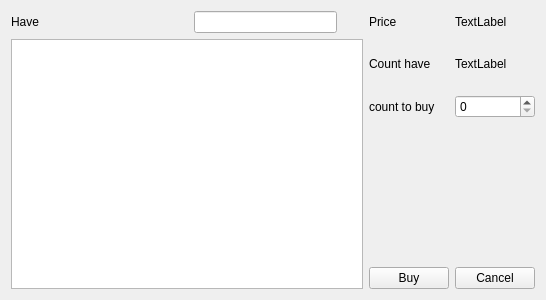
<?xml version="1.0" encoding="UTF-8"?>
<ui version="4.0">
 <class>Form</class>
 <widget class="QWidget" name="Form">
  <property name="geometry">
   <rect>
    <x>0</x>
    <y>0</y>
    <width>546</width>
    <height>300</height>
   </rect>
  </property>
  <property name="windowTitle">
   <string>Form</string>
  </property>
  <layout class="QGridLayout" name="gridLayout">
   <item row="0" column="0">
    <widget class="QLabel" name="label">
     <property name="text">
      <string>Have</string>
     </property>
    </widget>
   </item>
   <item row="0" column="2">
    <widget class="QLineEdit" name="lineEdit">
     <property name="URI" stdset="0">
      <string>myinc:///System/Var/Filter</string>
     </property>
    </widget>
   </item>
   <item row="5" column="4">
    <widget class="QPushButton" name="pushButton">
     <property name="text">
      <string>Buy</string>
     </property>
    </widget>
   </item>
   <item row="3" column="4" rowspan="2" colspan="2">
    <spacer name="verticalSpacer">
     <property name="orientation">
      <enum>Qt::Vertical</enum>
     </property>
     <property name="sizeHint" stdset="0">
      <size>
       <width>80</width>
       <height>143</height>
      </size>
     </property>
    </spacer>
   </item>
   <item row="0" column="4">
    <widget class="QLabel" name="label_3">
     <property name="text">
      <string>Price</string>
     </property>
    </widget>
   </item>
   <item row="2" column="4">
    <widget class="QLabel" name="label_4">
     <property name="text">
      <string>count to buy</string>
     </property>
    </widget>
   </item>
   <item row="0" column="5">
    <widget class="QLabel" name="label_5">
     <property name="text">
      <string>TextLabel</string>
     </property>
     <property name="URI" stdset="0">
      <string>myinc:///SQL/PriceOf?</string>
     </property>
    </widget>
   </item>
   <item row="1" column="5">
    <widget class="QLabel" name="label_6">
     <property name="text">
      <string>TextLabel</string>
     </property>
    </widget>
   </item>
   <item row="2" column="5">
    <widget class="QSpinBox" name="spinBox"/>
   </item>
   <item row="1" column="4">
    <widget class="QLabel" name="label_2">
     <property name="text">
      <string>Count have</string>
     </property>
    </widget>
   </item>
   <item row="0" column="1">
    <spacer name="horizontalSpacer">
     <property name="orientation">
      <enum>Qt::Horizontal</enum>
     </property>
     <property name="sizeHint" stdset="0">
      <size>
       <width>40</width>
       <height>20</height>
      </size>
     </property>
    </spacer>
   </item>
   <item row="0" column="3">
    <spacer name="horizontalSpacer_2">
     <property name="orientation">
      <enum>Qt::Horizontal</enum>
     </property>
     <property name="sizeType">
      <enum>QSizePolicy::Fixed</enum>
     </property>
     <property name="sizeHint" stdset="0">
      <size>
       <width>20</width>
       <height>20</height>
      </size>
     </property>
    </spacer>
   </item>
   <item row="1" column="0" rowspan="5" colspan="4">
    <widget class="QColumnView" name="columnView">
     <property name="URI" stdset="0">
      <string>myinc:///SQL/ShowHave?$Filter</string>
     </property>
    </widget>
   </item>
   <item row="5" column="5">
    <widget class="QPushButton" name="pushButton_2">
     <property name="text">
      <string>Cancel</string>
     </property>
    </widget>
   </item>
  </layout>
 </widget>
 <resources/>
 <connections/>
</ui>
